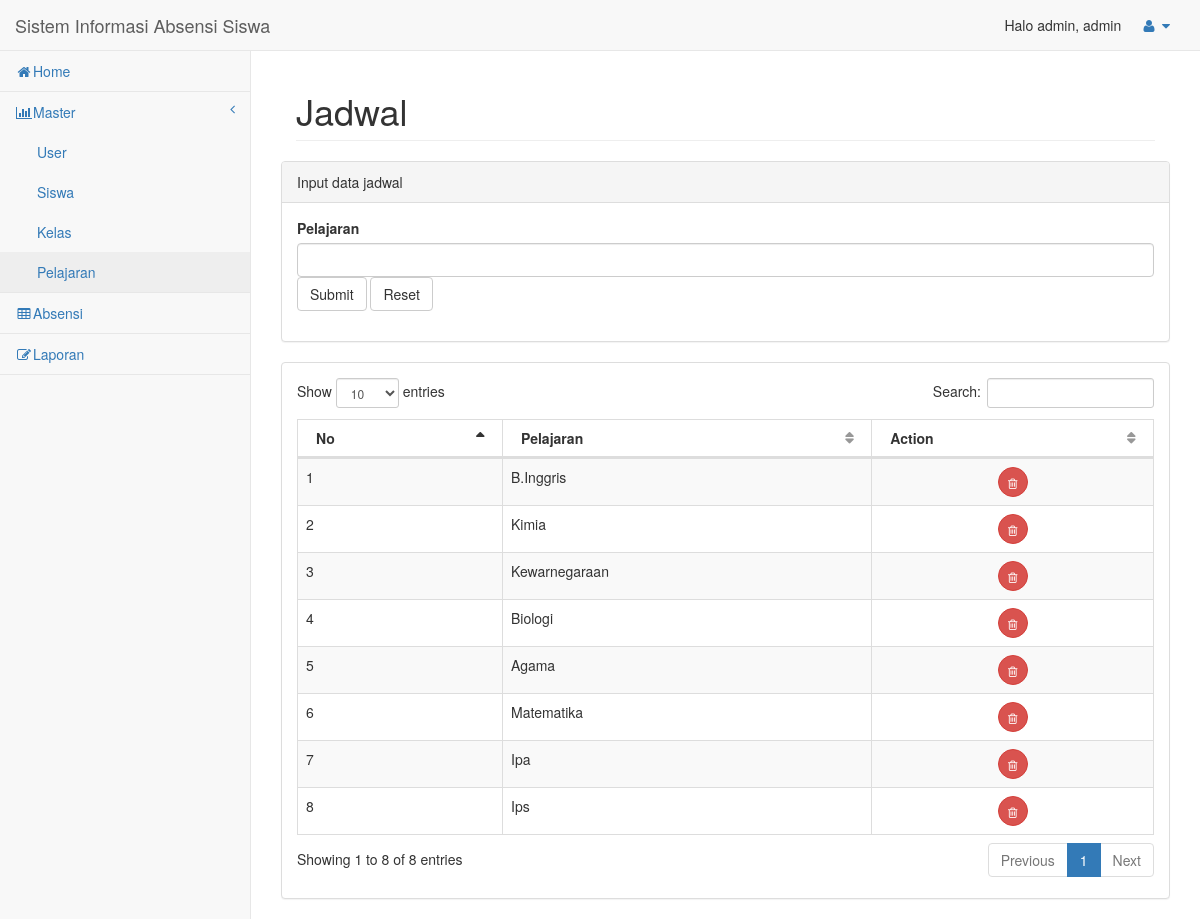
/admin/pelajaran.php (signed in), run on the app's committed database.
### tables this page shows
CREATE TABLE `tbl_pelajaran` (
  `id_pelajaran` int(4) NOT NULL,
  `nama_pelajaran` varchar(20) NOT NULL
);

### admin/pelajaran.php (the view, shortened to what this page needs)
<!DOCTYPE html>
<html lang="en">
<head>
    <link href="assets/vendor/bootstrap/css/bootstrap.min.css" rel="stylesheet">
    <link href="assets/vendor/metisMenu/metisMenu.min.css" rel="stylesheet">
    <link href="assets/vendor/datatables-plugins/dataTables.bootstrap.css" rel="stylesheet">
    <link href="assets/vendor/datatables-responsive/dataTables.responsive.css" rel="stylesheet">
    <link href="assets/dist/css/sb-admin-2.css" rel="stylesheet">
    <link href="assets/vendor/font-awesome/css/font-awesome.min.css" rel="stylesheet" type="text/css">
</head>
<body>
<?php
    include "include/headerup.php";
    include "include/header.php";
?>
        <div id="page-wrapper">
            <div class="container-fluid">
                <div class="row">
                    <div class="col-lg-12">
                        <h1 class="page-header">Jadwal</h1>
                    </div>
            <div class="row">
                <div class="col-lg-12">
                    <div class="panel panel-default">
                        <div class="panel-heading">
                            Input data jadwal
                        </div>
                        <div class="panel-body">
                            <div class="row">
                                <div class="col-lg-12">
                                    <form method="post">
                        <div class="form-group">
                        <label class="form-label">Pelajaran</label>
                        <input class="form-control" type="text" name="pelajaran" maxlength="20">
                                        <button type="submit" name="submit" value="submit" class="btn btn-default">Submit</button>
                                        <button type="reset" class="btn btn-default">Reset</button>
                                    </form>
                                </div>
                            </div>
                        </div>
                    </div>
                </div>
            <div class="row">
                <div class="col-lg-12">
                    <div class="panel panel-default">
                        <div class="panel-body">
                            <table width="100%" class="table table-striped table-bordered table-hover" id="dataTables-example">
                                        <thead>
                                            <tr>
                                                <th>No</th>
                                                <th>Pelajaran</th>
                                                <th>Action</th>
                                            </tr>
                                        </thead>
                                        <tbody>
                                        <?php
                                        $posisi=0;
                                        $no=$posisi+0;
                                            $conn = new mysqli("localhost", "root", "", "absensi2");
                                            $res = $conn->query("SELECT *
                                                                    FROM
                                                                    tbl_pelajaran");
                                            while($row = $res->fetch_assoc()){
                                                $no++;
                                                echo '
                                                <tr>
                                                    <td>'.$no.'</td>
                                                    <td>'.$row['nama_pelajaran'].'</td>
                                                    <td align="center">
                                                    <a class="btn btn-danger btn-circle" href="delete_pelajaran.php?id_pelajaran='.$row['id_pelajaran'].'" onclick="return warn()" title="Hapus"><i class="fa fa-trash-o "></i></a></button>
                                                    </td>
                                                </tr>
                                                ';
                                            }
                                            ?>
                                        </tbody>
                                    </table>
                        </div>
                    </div>
                </div>
            </div>
        </div>
    </div>
</div>
</div>
    </div>
</body>
</html>

### data on the page
tbl_pelajaran: nama_pelajaran "B.Inggris"
tbl_pelajaran: nama_pelajaran "Kimia"
tbl_pelajaran: nama_pelajaran "Kewarnegaraan"
tbl_pelajaran: nama_pelajaran "Biologi"
tbl_pelajaran: nama_pelajaran "Agama"
tbl_pelajaran: nama_pelajaran "Matematika"
tbl_pelajaran: nama_pelajaran "Ipa"
tbl_pelajaran: nama_pelajaran "Ips"

### other printed values
$nama_active "admin"
$level "admin"
